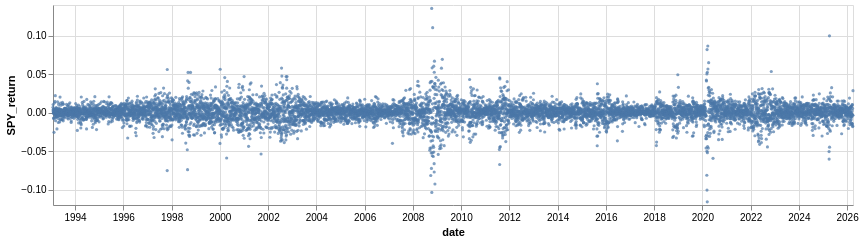

The code cell stored with this chart in its notebook:
### Code cell
chart = alt.Chart(test_df.dropna().reset_index()).mark_circle(size=10).encode(
    x='date:T',
    y=ETF + '_return:Q'
)
chart.properties(height=200, width=800)

### Figure 1 — Vega-Lite specification as saved in the notebook (floating-point values rounded to 4 significant figures; data arrays with more than 128 entries replaced by an {"elided": "..."} marker saying what was removed)
{"config": {"view": {"continuousWidth": 300, "continuousHeight": 300}}, "data": {"name": "data-57068be63386bc445e4062792ae114a1"}, "mark": {"type": "circle", "size": 10}, "encoding": {"x": {"field": "date", "type": "temporal"}, "y": {"field": "SPY_return", "type": "quantitative"}}, "height": 200, "width": 800, "$schema": "https://vega.github.io/schema/vega-lite/v6.1.0.json", "datasets": {"data-57068be63386bc445e4062792ae114a1": {"elided": "8348 records"}}}
